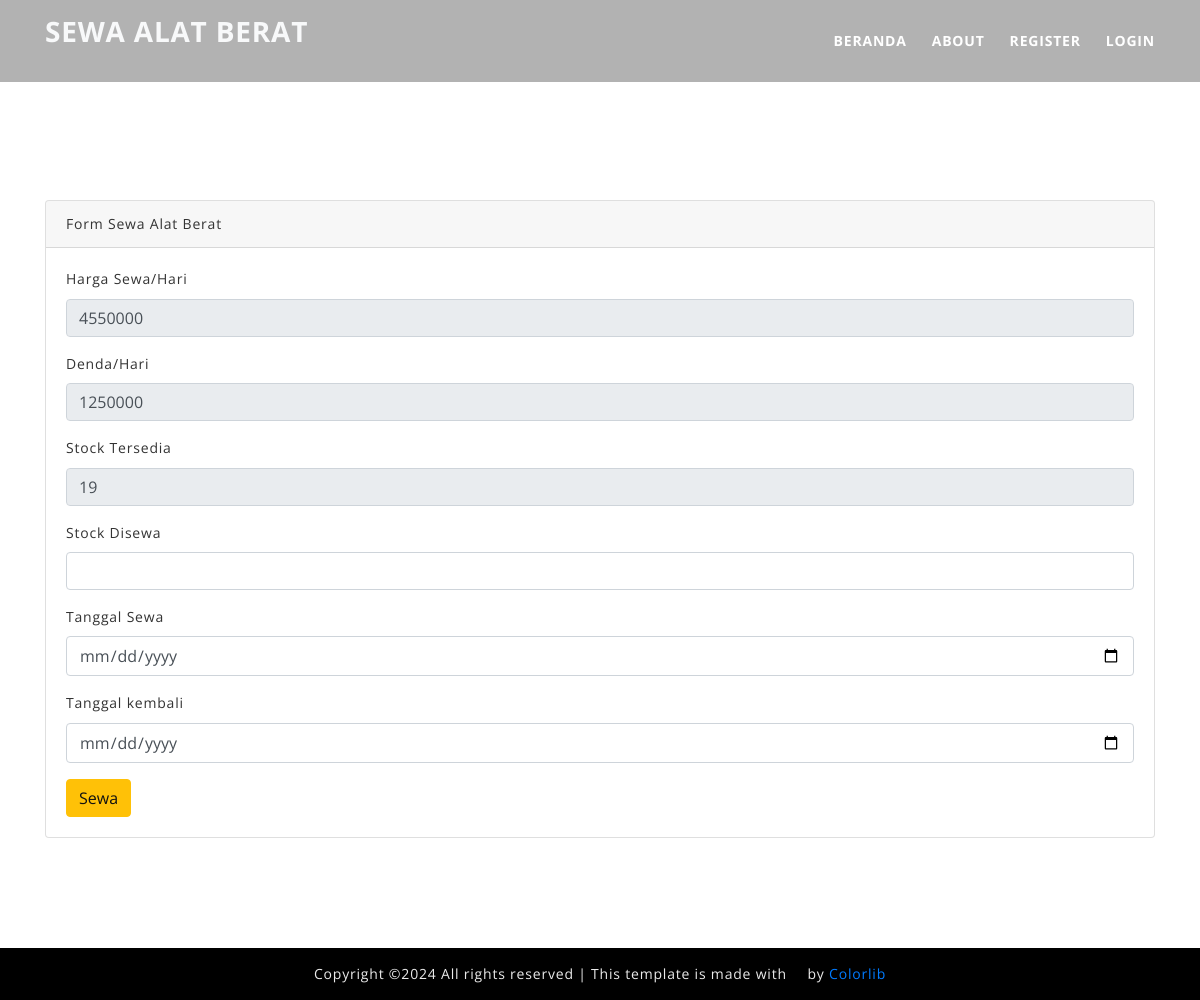
/customer/rental/tambah_rental/22, run on the app's committed database.
### tables this page shows
CREATE TABLE `alat_berat` (
  `id_alat_berat` int NOT NULL,
  `kode_type` varchar(120) NOT NULL,
  `merk` varchar(20) NOT NULL,
  `stok` int NOT NULL,
  `status` varchar(50) NOT NULL,
  `harga` int NOT NULL,
  `denda` int NOT NULL,
  `operator` int NOT NULL,
  `BBM` int NOT NULL,
  `gambar` varchar(255) NOT NULL
);

### application/controllers/customer/rental.php (called while the page is built, shortened)
<?php
class Rental extends CI_Controller
{
	public function tambah_rental($id)
	{
		$data['detail'] = $this->Rental_model->ambil_id_alat_berat($id);
		$this->load->view('templates_customer/header');
		$this->load->view('customer/tambah_rental', $data);
		$this->load->view('templates_customer/footer');
	}
}

### index.php (called while the page is built, shortened)
<?php
require_once BASEPATH.'core/CodeIgniter.php';

### application/models/Rental_model.php (called while the page is built, shortened)
<?php
class Rental_model extends CI_model
{
    public function ambil_id_alat_berat($id)
    {
        $hasil = $this->db->where('id_alat_berat', $id)->get('alat_berat');
        if ($hasil->num_rows() > 0) {
            return $hasil->result();
        } else {
            return false;
        }
    }
}

### application/views/customer/tambah_rental.php (the view, shortened to what this page needs)
<div class="container">
	<div class="card" style="margin-top: 200px; margin-bottom: 50px;">
		<div class="card-header">
			Form Sewa Alat Berat
		</div>
		<div class="card-body">
			<?php foreach($detail as $dt) : ?>
				<form method="post" action="<?php echo base_url('customer/rental/tambah_rental_aksi') ?>">
					<div class="form-group">
						<label> Harga Sewa/Hari</label>
						<input type="text" name="harga" class="form-control" value="<?php echo $dt->harga ?>"readonly>
					</div>
					<div class="form-group">
						<label> Denda/Hari</label>
						<input type="text" name="denda" class="form-control" value="<?php echo $dt->denda ?>"readonly>
					</div>
					<div class="form-group">
						<label> Stock Tersedia</label>
						<input type="text" name="sisa_stok" class="form-control" value="<?php echo $dt->stok ?>"readonly>
					</div>
					<div class="form-group">
						<label> Stock Disewa</label>
						<input type="number" name="stok_sewa" class="form-control"  min="0" max="<?= $dt->stok?>">
					</div>
					<div class="form-group">
						<label> Tanggal Sewa</label>
						<input type="date" name="tanggal_sewa" class="form-control">
					</div>
					<div class="form-group">
						<label> Tanggal kembali</label>
						<input type="date" name="tanggal_kembali" class="form-control">
					</div>
					<button type="submit" class="btn btn-warning">Sewa</button>
				</form>
			<?php endforeach ?>
		</div>
	</div>
</div>

### assets/assets_shop/css/style.css (style rules this page uses)
html, body, #slideslow-bg, #slideslow-bg div { height: 100%; }

### data on the page
alat_berat: harga "4550000", denda "1250000", sisa_stok "19"
